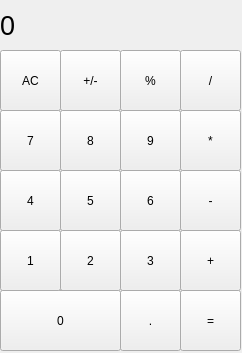
<?xml version="1.0" encoding="UTF-8"?>
<ui version="4.0">
 <class>MainWindow</class>
 <widget class="QMainWindow" name="MainWindow">
  <property name="geometry">
   <rect>
    <x>0</x>
    <y>0</y>
    <width>242</width>
    <height>353</height>
   </rect>
  </property>
  <property name="windowTitle">
   <string>MainWindow</string>
  </property>
  <widget class="QWidget" name="centralwidget">
   <widget class="QLabel" name="result_show">
    <property name="geometry">
     <rect>
      <x>0</x>
      <y>0</y>
      <width>241</width>
      <height>51</height>
     </rect>
    </property>
    <property name="font">
     <font>
      <pointsize>20</pointsize>
     </font>
    </property>
    <property name="styleSheet">
     <string notr="true">QLabel {
	qproperty-alignment: 'AlignVCenter | AlignRight';
	border-bottom: 1px solid gray;
}

background-color : white;</string>
    </property>
    <property name="text">
     <string>0</string>
    </property>
   </widget>
   <widget class="QPushButton" name="pushButton_7">
    <property name="geometry">
     <rect>
      <x>0</x>
      <y>110</y>
      <width>61</width>
      <height>61</height>
     </rect>
    </property>
    <property name="text">
     <string>7</string>
    </property>
   </widget>
   <widget class="QPushButton" name="pushButton_8">
    <property name="geometry">
     <rect>
      <x>60</x>
      <y>110</y>
      <width>61</width>
      <height>61</height>
     </rect>
    </property>
    <property name="text">
     <string>8</string>
    </property>
   </widget>
   <widget class="QPushButton" name="pushButton_9">
    <property name="geometry">
     <rect>
      <x>120</x>
      <y>110</y>
      <width>61</width>
      <height>61</height>
     </rect>
    </property>
    <property name="text">
     <string>9</string>
    </property>
   </widget>
   <widget class="QPushButton" name="pushButton_mult">
    <property name="geometry">
     <rect>
      <x>180</x>
      <y>110</y>
      <width>61</width>
      <height>61</height>
     </rect>
    </property>
    <property name="text">
     <string>*</string>
    </property>
   </widget>
   <widget class="QPushButton" name="pushButton_minus">
    <property name="geometry">
     <rect>
      <x>180</x>
      <y>170</y>
      <width>61</width>
      <height>61</height>
     </rect>
    </property>
    <property name="text">
     <string>-</string>
    </property>
   </widget>
   <widget class="QPushButton" name="pushButton_5">
    <property name="geometry">
     <rect>
      <x>60</x>
      <y>170</y>
      <width>61</width>
      <height>61</height>
     </rect>
    </property>
    <property name="text">
     <string>5</string>
    </property>
   </widget>
   <widget class="QPushButton" name="pushButton_4">
    <property name="geometry">
     <rect>
      <x>0</x>
      <y>170</y>
      <width>61</width>
      <height>61</height>
     </rect>
    </property>
    <property name="text">
     <string>4</string>
    </property>
   </widget>
   <widget class="QPushButton" name="pushButton_6">
    <property name="geometry">
     <rect>
      <x>120</x>
      <y>170</y>
      <width>61</width>
      <height>61</height>
     </rect>
    </property>
    <property name="text">
     <string>6</string>
    </property>
   </widget>
   <widget class="QPushButton" name="pushButton_dot">
    <property name="geometry">
     <rect>
      <x>120</x>
      <y>290</y>
      <width>61</width>
      <height>61</height>
     </rect>
    </property>
    <property name="text">
     <string>.</string>
    </property>
   </widget>
   <widget class="QPushButton" name="pushButton_2">
    <property name="geometry">
     <rect>
      <x>60</x>
      <y>230</y>
      <width>61</width>
      <height>61</height>
     </rect>
    </property>
    <property name="text">
     <string>2</string>
    </property>
   </widget>
   <widget class="QPushButton" name="pushButton_0">
    <property name="geometry">
     <rect>
      <x>0</x>
      <y>290</y>
      <width>121</width>
      <height>61</height>
     </rect>
    </property>
    <property name="text">
     <string>0</string>
    </property>
   </widget>
   <widget class="QPushButton" name="pushButton_1">
    <property name="geometry">
     <rect>
      <x>0</x>
      <y>230</y>
      <width>61</width>
      <height>61</height>
     </rect>
    </property>
    <property name="text">
     <string>1</string>
    </property>
   </widget>
   <widget class="QPushButton" name="pushButton_plus">
    <property name="geometry">
     <rect>
      <x>180</x>
      <y>230</y>
      <width>61</width>
      <height>61</height>
     </rect>
    </property>
    <property name="text">
     <string>+</string>
    </property>
   </widget>
   <widget class="QPushButton" name="pushButton_equal">
    <property name="geometry">
     <rect>
      <x>180</x>
      <y>290</y>
      <width>61</width>
      <height>61</height>
     </rect>
    </property>
    <property name="text">
     <string>=</string>
    </property>
   </widget>
   <widget class="QPushButton" name="pushButton_3">
    <property name="geometry">
     <rect>
      <x>120</x>
      <y>230</y>
      <width>61</width>
      <height>61</height>
     </rect>
    </property>
    <property name="text">
     <string>3</string>
    </property>
   </widget>
   <widget class="QPushButton" name="pushButton_div">
    <property name="geometry">
     <rect>
      <x>180</x>
      <y>50</y>
      <width>61</width>
      <height>61</height>
     </rect>
    </property>
    <property name="text">
     <string>/</string>
    </property>
   </widget>
   <widget class="QPushButton" name="pushButton_pl_m">
    <property name="geometry">
     <rect>
      <x>60</x>
      <y>50</y>
      <width>61</width>
      <height>61</height>
     </rect>
    </property>
    <property name="text">
     <string>+/-</string>
    </property>
   </widget>
   <widget class="QPushButton" name="pushButton_clear">
    <property name="geometry">
     <rect>
      <x>0</x>
      <y>50</y>
      <width>61</width>
      <height>61</height>
     </rect>
    </property>
    <property name="text">
     <string>AC</string>
    </property>
   </widget>
   <widget class="QPushButton" name="pushButton_percent">
    <property name="geometry">
     <rect>
      <x>120</x>
      <y>50</y>
      <width>61</width>
      <height>61</height>
     </rect>
    </property>
    <property name="text">
     <string>%</string>
    </property>
   </widget>
  </widget>
 </widget>
 <resources/>
 <connections/>
</ui>
